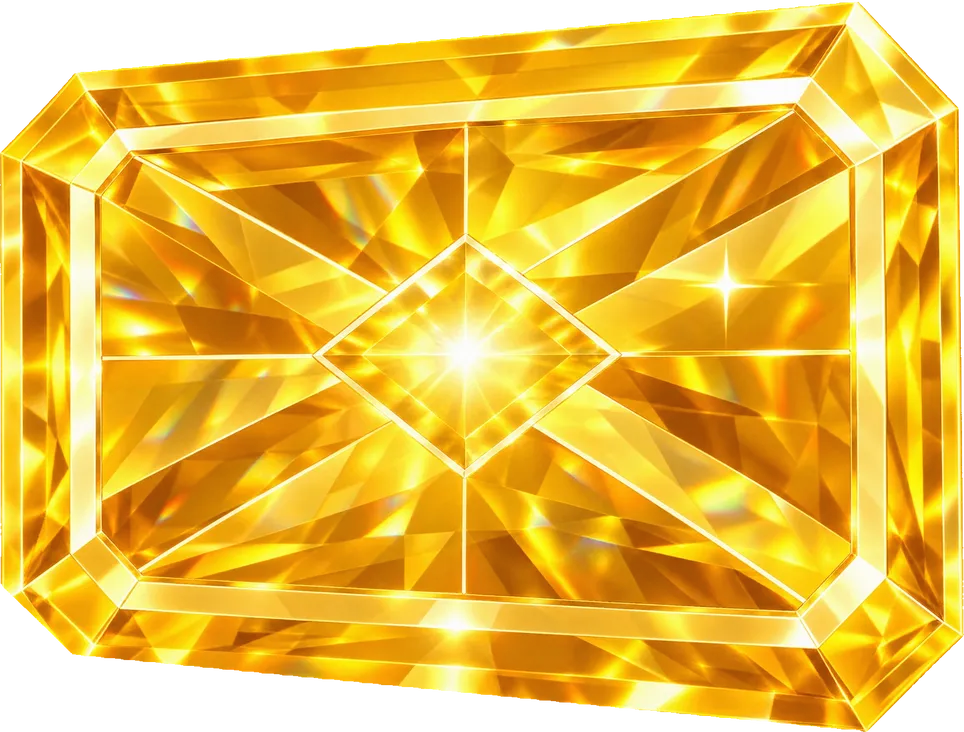
#> input picture assets/stones/variants/gold_r3.webp, 964 x 732 px, shrunk from 1500 x 1140 before the run, found by its file name
$ python colours6.py
#> lines starting #> are read from the running program, lines starting #| are printed output that depends on the picture
#> further down, base is the input picture: PIL image 964x732 RGBA; mean R, G, B, A 209.3, 160.1, 37.1, 219.9
import math
from PIL import Image
def mean_hue(im):
    hs, ss, vs = im.convert("RGB").convert("HSV").split(); a = im.getchannel("A")
#> after `hs, ss, vs = im.convert('RGB').convert('HSV').split()`:
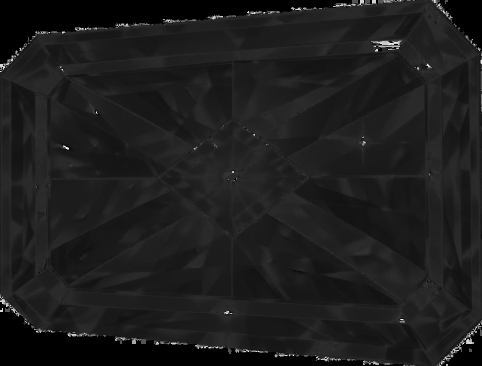
#> hs: PIL image 964x732 L (shown at 1/2 size); min 0, max 254, mean 28.7
#> after `hs, ss, vs = im.convert('RGB').convert('HSV').split()`:
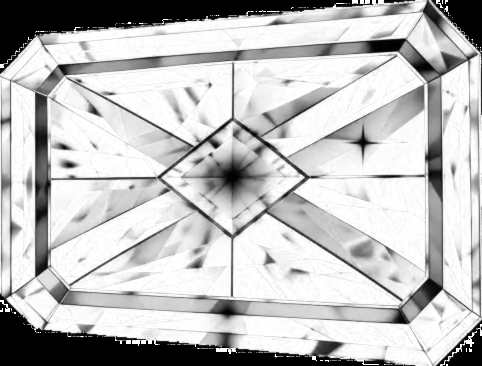
#> ss: PIL image 964x732 L (shown at 1/2 size); min 0, max 255, mean 190.7
#> after `hs, ss, vs = im.convert('RGB').convert('HSV').split()`:
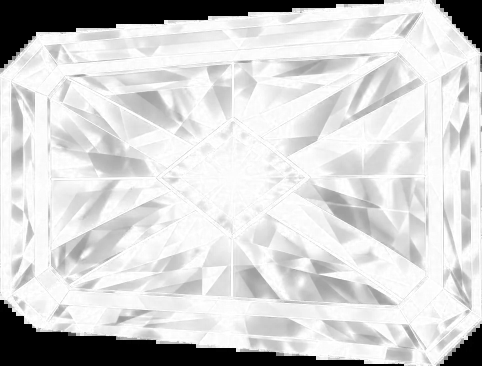
#> vs: PIL image 964x732 L (shown at 1/2 size); min 0, max 255, mean 209.4
#> after `a = im.getchannel('A')`:
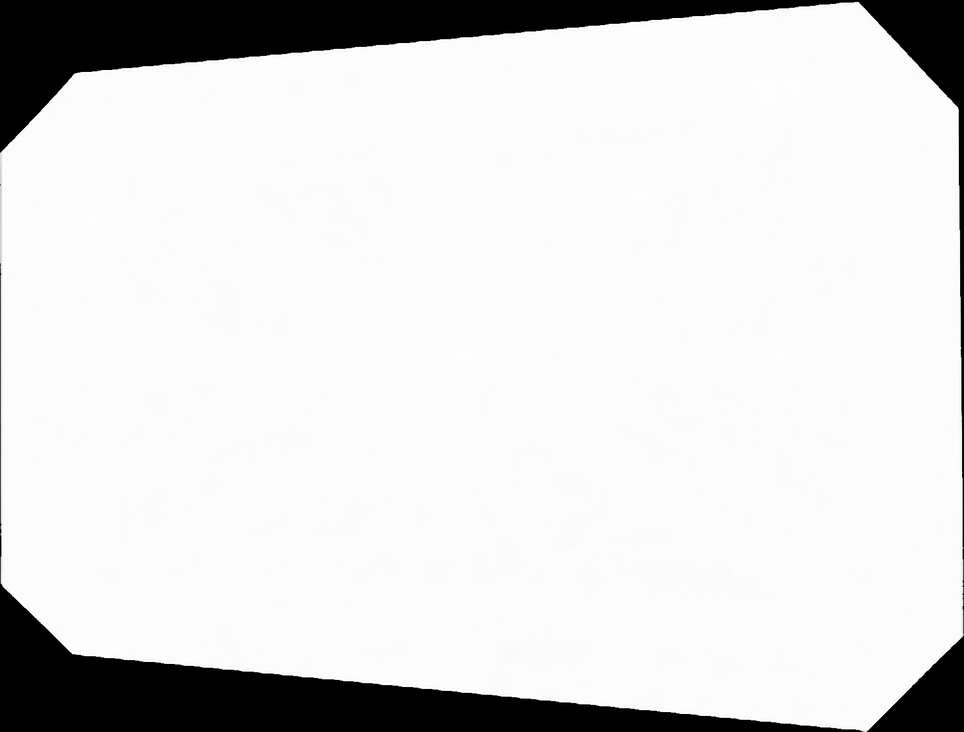
#> a: PIL image 964x732 L; min 0, max 255, mean 219.9
    sx = sy = 0
    for h, s, v, al in zip(hs.getdata(), ss.getdata(), vs.getdata(), a.getdata()):
        if al > 200 and s > 140 and v > 140:
            t = h/255*2*math.pi; sx += math.cos(t); sy += math.sin(t)
#> this loop made 705648 passes
#> (t, sx, sy) on passes 2787, 3732, 3733, 3734, 3735, 3736, 3737, 3738: (0.887, 0.632, 0.775), (0.887, 1.26, 1.55), (0.912, 1.88, 2.34), (0.961, 2.45, 3.16), (0.936, 3.04, 3.97), (0.936, 3.63, 4.77), (0.961, 4.21, 5.59), (1.01, 4.74, 6.44)
#> after the loop, sx = 400189.5; sy = 353050.2
    return (math.atan2(sy, sx)/(2*math.pi)) % 1.0
# [4 lines left out: function rotate, not called in this run]
base = Image.open("out/new/gold_r3.webp").convert("RGBA")
bh = mean_hue(base); print("level 6 hue", round(bh*360))
#> after `bh = mean_hue(base)`: bh = 0.115
#| level 6 hue 41
for name in ["gold", "green", "blue", "pink", "violet"]:
#> (the run stopped early here; a loop or call above may not have finished)

$ run again, with assets/stones/variants/gold_r1.webp copied over assets/stones/variants/gold_r3.webp
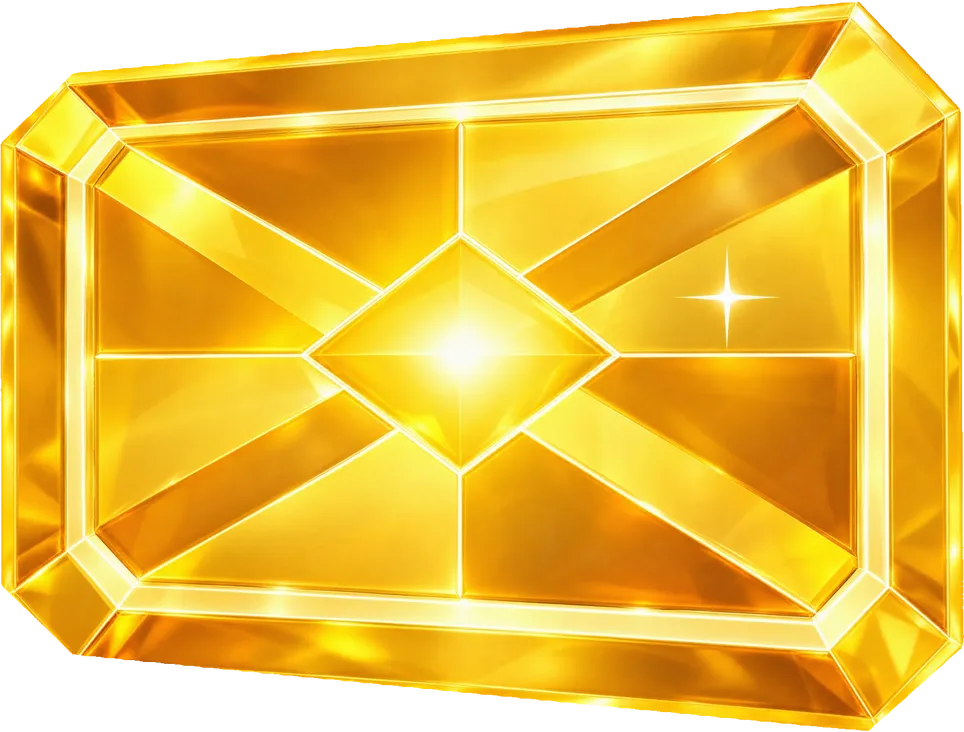
#> input picture assets/stones/variants/gold_r1.webp, 964 x 732 px, shrunk from 1500 x 1140 before the run, found by its file name
#> base is the input picture: PIL image 964x732 RGBA; mean R, G, B, A 211.8, 164.2, 39.4, 219.8
#> in mean_hue, `hs, ss, vs = im.convert('RGB').convert('HSV').split()`:
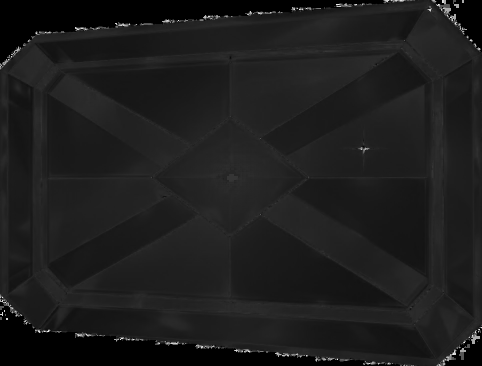
#> hs: PIL image 964x732 L (shown at 1/2 size); min 0, max 254, mean 28.9
#> in mean_hue, `a = im.getchannel('A')`:
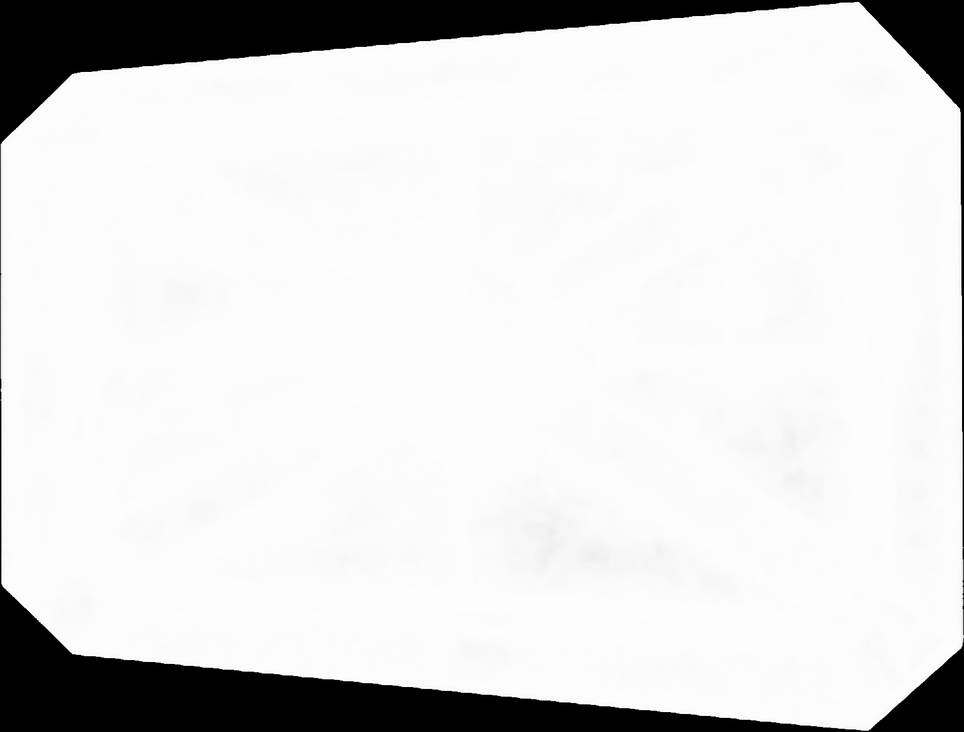
#> a: PIL image 964x732 L; min 0, max 255, mean 219.8
#> the loop in mean_hue, `for h, s, v, al in zip(hs.getdata(), ss.getdata(), vs.getdata(), a.get..` made 705648 passes
#> (t, sx, sy) on passes 2783, 2786, 2787, 3732, 3733, 3734, 3735, 3736: (0.813, 0.687, 0.726), (0.764, 1.41, 1.42), (0.739, 2.15, 2.09), (0.715, 2.9, 2.75), (0.715, 3.66, 3.4), (0.715, 4.41, 4.06), (0.739, 5.15, 4.73), (0.739, 5.89, 5.41)
#> after the loop in mean_hue, `for h, s, v, al in zip(hs.getdata(), ss.getdata(), vs.getdata(), a.get..`: sx = 394080.9; sy = 358683.7
#> bh = 0.118
#| level 6 hue 42

$ run again, with assets/stones/variants/gold_r2.webp copied over assets/stones/variants/gold_r3.webp
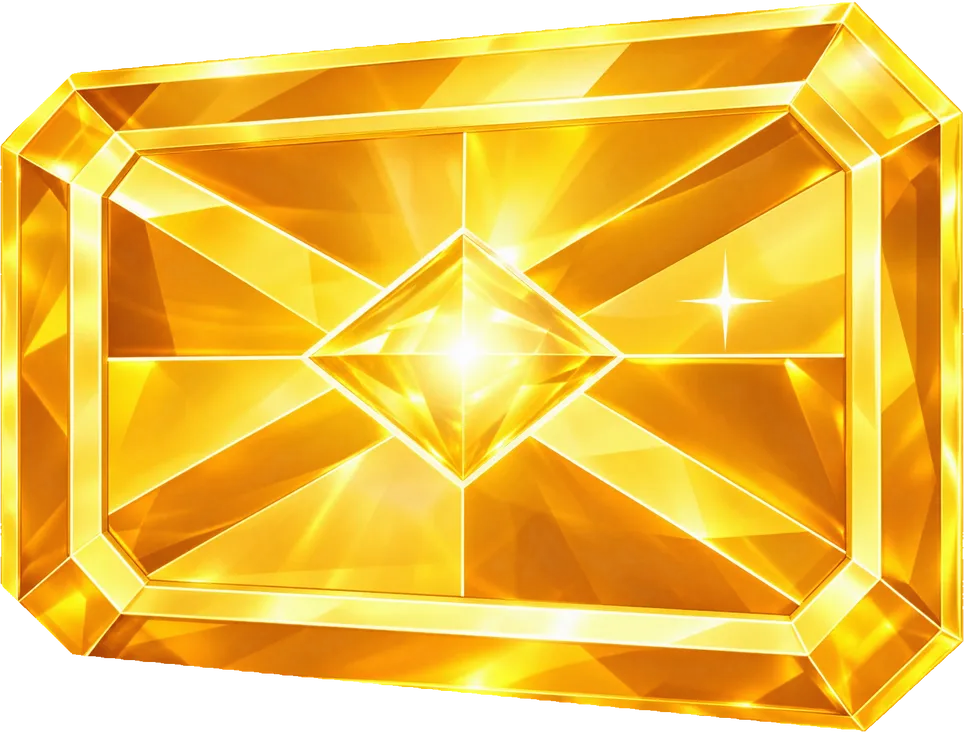
#> input picture assets/stones/variants/gold_r2.webp, 964 x 732 px, shrunk from 1500 x 1140 before the run, found by its file name
#> base is the input picture: PIL image 964x732 RGBA; mean R, G, B, A 213.8, 162.9, 41.4, 219.1
#> in mean_hue, `hs, ss, vs = im.convert('RGB').convert('HSV').split()`:
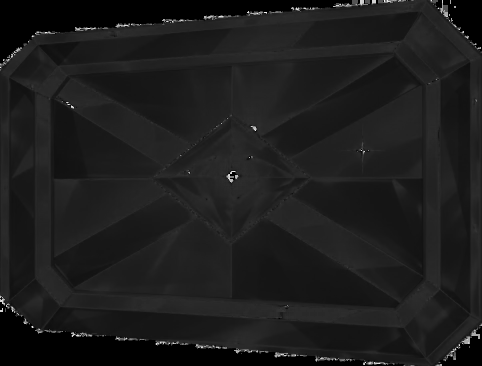
#> hs: PIL image 964x732 L (shown at 1/2 size); min 0, max 254, mean 28.6
#> in mean_hue, `a = im.getchannel('A')`:
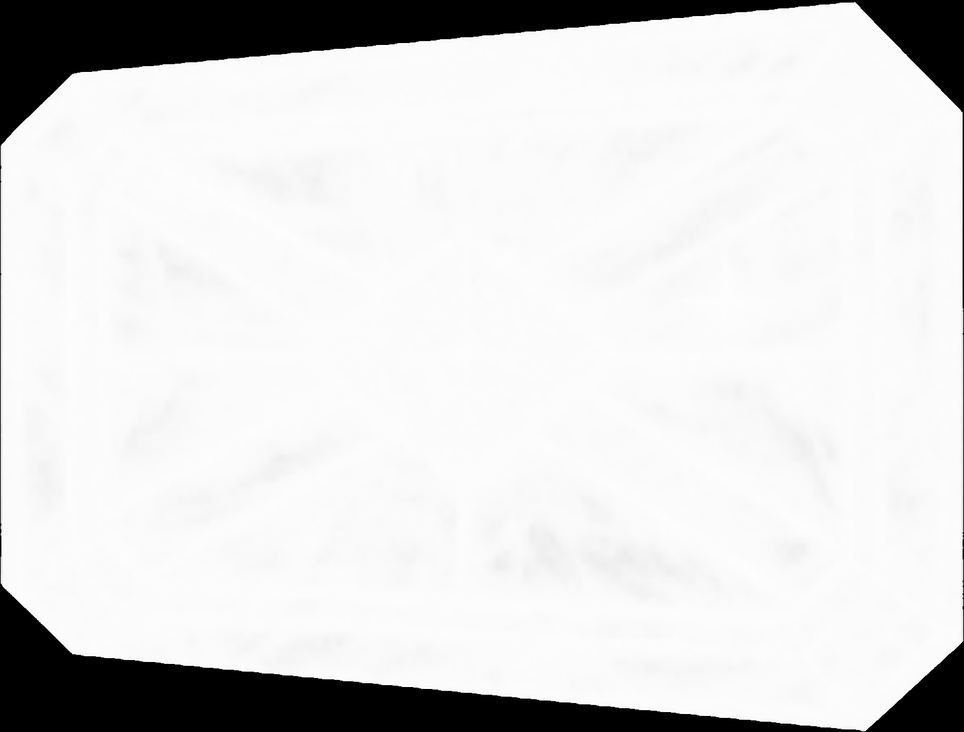
#> a: PIL image 964x732 L; min 0, max 255, mean 219.1
#> the loop in mean_hue, `for h, s, v, al in zip(hs.getdata(), ss.getdata(), vs.getdata(), a.get..` made 705648 passes
#> (t, sx, sy) on passes 2783, 3732, 3733, 3734, 3735, 3736, 3737, 3738: (0.715, 0.755, 0.655), (1.01, 1.29, 1.5), (1.03, 1.8, 2.36), (0.986, 2.35, 3.2), (0.986, 2.9, 4.03), (1.03, 3.41, 4.89), (0.961, 3.99, 5.71), (0.961, 4.56, 6.53)
#> after the loop in mean_hue, `for h, s, v, al in zip(hs.getdata(), ss.getdata(), vs.getdata(), a.get..`: sx = 394806.9; sy = 343500.8
#> bh = 0.114
#| level 6 hue 41
